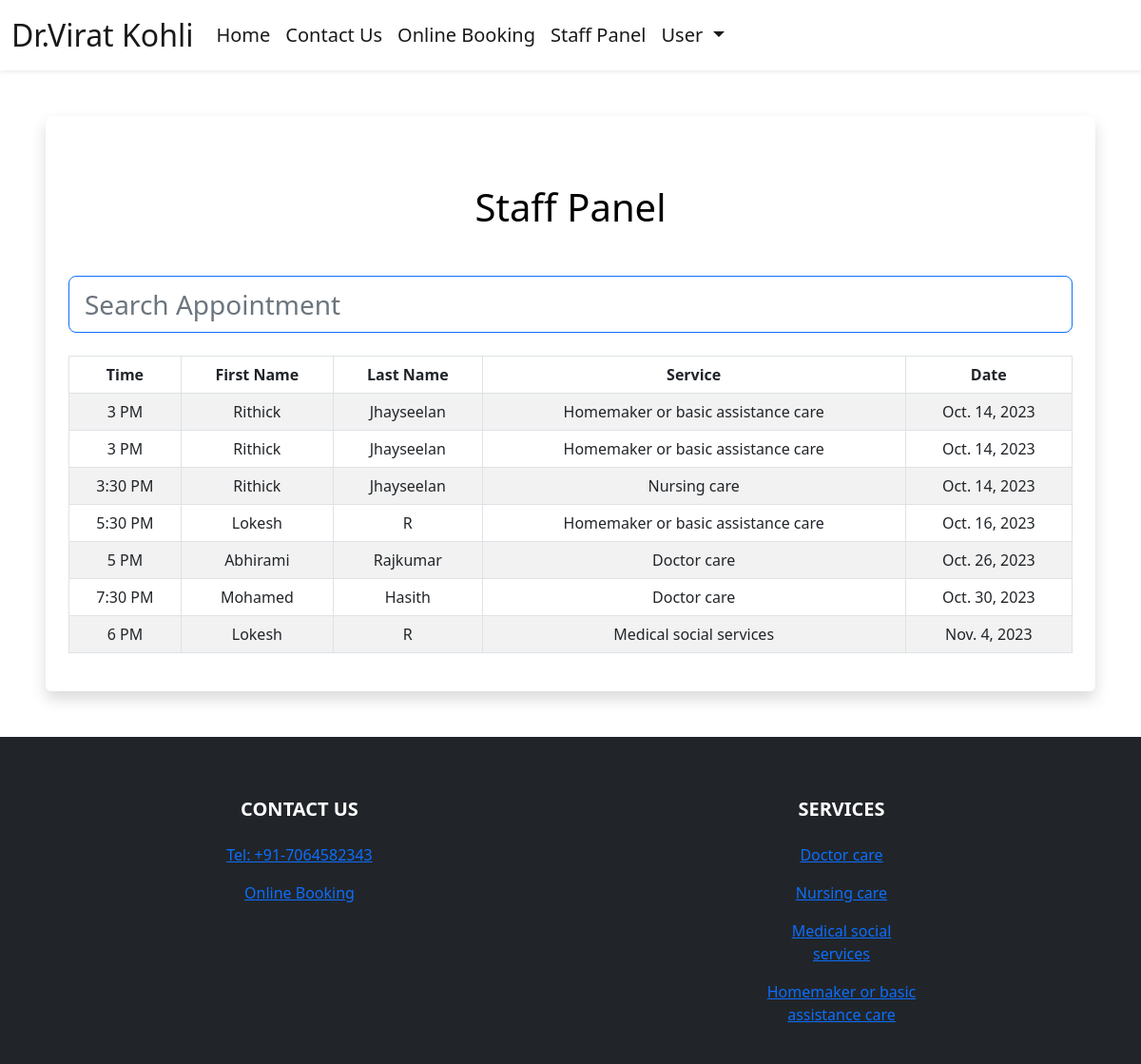
Page /staff-panel (signed in) on the committed database.
### booking/models.py (models this page shows, shortened)
class Appointment(models.Model):
    user = models.ForeignKey(User, on_delete=models.CASCADE, null=True, blank=True)
    service = models.CharField(max_length=50, choices=SERVICE_CHOICES, default="Doctor care")
    day = models.DateField(default=datetime.now)
    time = models.CharField(max_length=10, choices=TIME_CHOICES, default="3 PM")
    time_ordered = models.DateTimeField(default=datetime.now, blank=True)

### booking/views.py (the view)
# urls.py: path('staff-panel', views.staffPanel, name='staffPanel'),
def staffPanel(request):
    today = datetime.today()
    minDate = today.strftime('%Y-%m-%d')
    deltatime = today + timedelta(days=21)
    strdeltatime = deltatime.strftime('%Y-%m-%d')
    maxDate = strdeltatime
    items = Appointment.objects.filter(day__range=[minDate, maxDate]).order_by('day', 'time')
    return render(request, 'staffPanel.html', {
        'items':items,
    })

### booking/templates/staffPanel.html (shortened to what this page needs)
{% extends 'layout.html' %}
{% load static %}
{% block body %}
{% if user.is_authenticated %}
<div class="shadow p-4 mb-5 bg-body bg-body rounded text-black  m-5 ">
    <h1 class="text-center mt-5 mb-5">Staff Panel</h1>
    <input class="form-control form-control-lg fs-3 border border-primary" id="myInput" type="text" placeholder="Search Appointment">
    <br>
    <div class="table-responsive">
      <table class="table table-bordered table-striped table-hover mx-auto">
          <thead>
            <tr>
              <th class="text-center" scope="col">Time</th>
              <th class="text-center" scope="col">First Name</th>
              <th class="text-center" scope="col">Last Name</th>
              <th class="text-center" scope="col">Service</th>
              <th class="text-center" scope="col">Date</th>
            </tr>
          </thead>
          <tbody id="myTable">
              {% for item in items %}
            <tr>
              <td class="text-center">{{item.time}}</td>
              <td class="text-center">{{item.user.first_name}}</td>
              <td class="text-center">{{item.user.last_name}}</td>
              <td class="text-center">{{item.service}}</td>
              <td class="text-center">{{item.day}}</td>
            </tr>
              {% endfor %}
          </tbody>
        </table>
      </div>
</div>
{% else %}
<div class="shadow p-4 mb-5 bg-body bg-body rounded text-black  m-5">
  <h1 class="p-2  me-3">First Sign in!</h1>
  <a href="{% url 'login' %}" class="btn btn-primary text-white">Sign in</a>
</div>
{% endif %}
{% endblock %}

### booking/templates/layout.html (shortened to what this page needs)
{% load static %}
<!doctype html>
<html lang="en">
  <head>
    <link href="https://cdn.jsdelivr.net/npm/bootstrap@5.2.1/dist/css/bootstrap.min.css" rel="stylesheet">
  </head>
  <body>
    <header>
        <nav class="navbar bg-white navbar-white navbar-expand-lg shadow-sm">
            <div class="container-fluid">
                <a class="navbar-brand  cHover cGreen fs-2" href="{% url 'index' %}">
                    Dr.Virat Kohli
                </a>
                <div class="collapse navbar-collapse" id="navbarSupportedContent">
                    <ul class="navbar-nav mb-2 mb-lg-0  fs-5">
                        <li class="nav-item">
                            <a class="nav-link active cHover" aria-current="page" href="{% url 'index' %}">Home</a>
                        </li>
                        <li class="nav-item">
                            <a class="nav-link active cHover" href="#contact">Contact Us</a>
                        </li>
                        <li class="nav-item">
                            <a class="nav-link active cHover" href="{% url 'booking' %}">Online Booking</a>
                        </li>
                        {% if user.is_authenticated %}
                        <li class="nav-item">
                            <a class="nav-link active cHover" href="{% url 'staffPanel' %}">Staff Panel</a>
                        </li>
                        <li class="nav-item dropdown me-3 fs-5">
                            <a class="nav-link active dropdown-toggle cHover" href="#" role="button" data-bs-toggle="dropdown" aria-expanded="false">
                              User
                            </a>
                        </li>
                        {% else %}
                        <li class="nav-item me-3">
                            <a class="nav-link active cHover" href="{% url 'register' %}">Sign in/Sign Up</a>
                        </li>
                        {% endif %}
                    </ul>
                </div>
            </div>
        </nav>
    </header>
    {% block body %}
    {% endblock %}
    <footer class="bg-dark text-white">
        <div class="container-fluid pt-3">
            <section class="">
                <div class="container text-center text-md-start mt-5">
                  <div class="row mt-3 text-center">
                    <div class="col-md-2 col-lg-2 col-xl-2 mx-auto mb-4">
                        <h5 class="text-uppercase fw-bold mb-4 textGradient" id="contact">
                            Contact Us
                        </h5>
                        <p>
                            <a href="tel: +91-7064582343" class=""><span class="cBlue">Tel: +91-7064582343</span></a>
                        </p>
                        <p>
                            <a class="uLine cHover" href="{% url 'booking' %}" >Online Booking</a>
                        </p>
                    </div>
                    <div class="col-md-3 col-lg-2 col-xl-2 mx-auto mb-4">
                        <h5 class="text-uppercase fw-bold mb-4 textGradient">
                            Services
                        </h5>
                        <p>
                            <a href="#!" class="uLine">Doctor care</a>
                        </p>
                        <p>
                            <a href="#!" class="uLine">Nursing care</a>
                        </p>
                        <p>
                            <a href="#!" class="uLine">Medical social services</a>
                        </p>
                        <p>
                            <a href="#!" class="uLine">Homemaker or basic assistance care</a>
                        </p>
                    </div>
                  </div>
                </div>
              </section>
        </div>
    </footer>
  </body>
</html>

### rows in the picture
Appointment: time "3 PM", user.first_name "Rithick", user.last_name "Jhayseelan", service "Homemaker or basic assistance care", day "Oct. 14, 2023"
Appointment: time "3 PM", user.first_name "Rithick", user.last_name "Jhayseelan", service "Homemaker or basic assistance care", day "Oct. 14, 2023"
Appointment: time "3:30 PM", user.first_name "Rithick", user.last_name "Jhayseelan", service "Nursing care", day "Oct. 14, 2023"
Appointment: time "5:30 PM", user.first_name "Lokesh", user.last_name "R", service "Homemaker or basic assistance care", day "Oct. 16, 2023"
Appointment: time "5 PM", user.first_name "Abhirami", user.last_name "Rajkumar", service "Doctor care", day "Oct. 26, 2023"
Appointment: time "7:30 PM", user.first_name "Mohamed", user.last_name "Hasith", service "Doctor care", day "Oct. 30, 2023"
Appointment: time "6 PM", user.first_name "Lokesh", user.last_name "R", service "Medical social services", day "Nov. 4, 2023"
